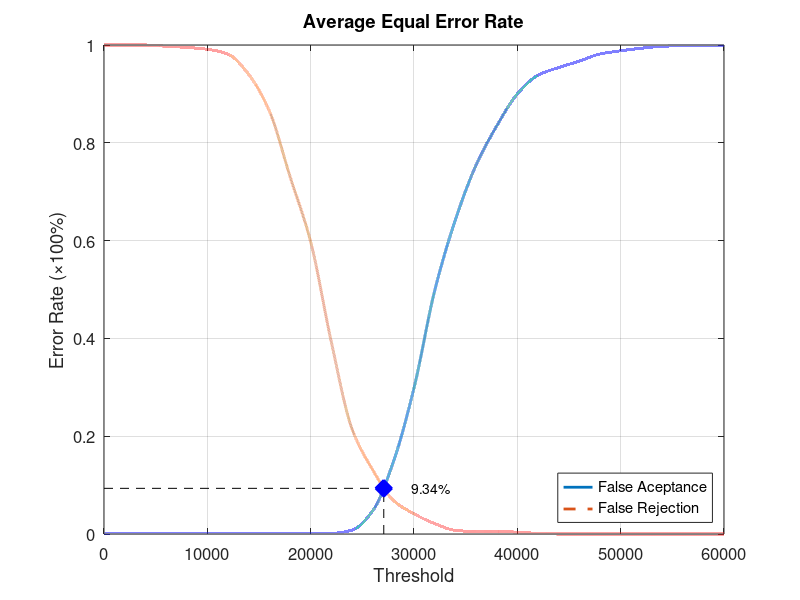
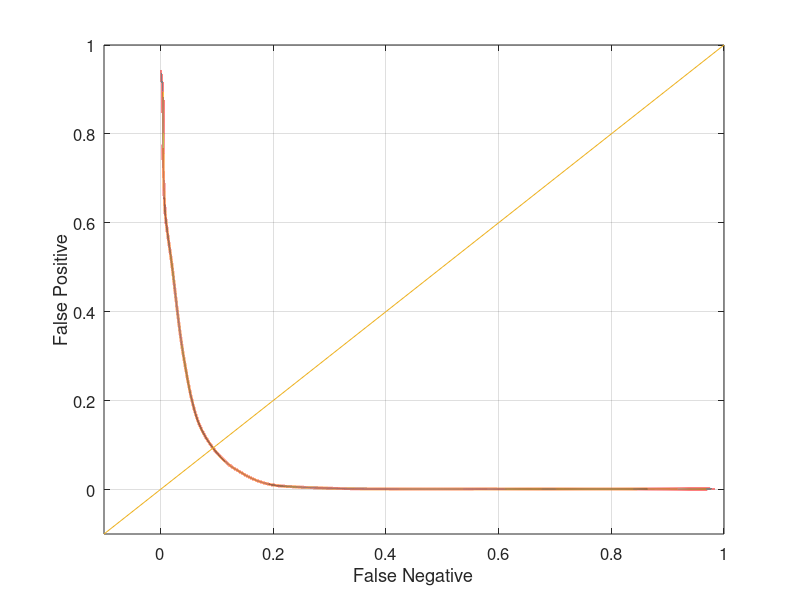

Write MATLAB code to recreate these figures, in order.
function yEER = Experiment4Average
close all;
clear;
clc;
x = 0:2000:60000;
xq = 0:0.5:60000;

y0 = [0 0.00131579 0.00131579 0.00131579 0.00131579 0.00131579 0.00131579 0.00131579 0.00131579 0.00131579 0.00131579 0.00131579 0.00789474 0.0473684 0.147368 0.298684 0.497368 0.642105 0.753947 0.834211 0.9 0.938158 0.953947 0.967105 0.981579 0.988158 0.993421 0.997368 0.998684 0.998684 1];
yy0 = interp1(x, y0, xq, 'pchip');
y1 = [1 1 1 0.9975 0.995 0.99125 0.98125 0.94 0.865 0.73125 0.5975 0.3925 0.215 0.13125 0.06875 0.04125 0.02125 0.0075 0.005 0.005 0.00375 0.00125 0 0 0 0 0 0 0 0 0];
yy1 = interp1(x, y1, xq, 'pchip');

% Calculating EER: 
y2 = abs(y0 - y1);
find(y2 == min(y2))
yy2 = abs(yy0 - yy1);
xEER = find(yy2 == min(yy2));
xEERIndex = xq(xEER) % X-axis EER
yEER = yy0(xEER) % Y-axis EER

main = figure
plot(xq, yy0,'-','LineWidth', 2);	hold on
plot(xq, yy1,'--','LineWidth', 2);	hold on
plot([xEERIndex xEERIndex], [0 yEER], 'k--');	hold on
plot([0 xEERIndex], [yEER yEER], 'k--');	hold on
plot(xEERIndex, yEER, 'bx', 'LineWidth', 10);	hold on
text(xEERIndex + 10 * xEERIndex / 100, yEER, [num2str(round((10000 * yEER)) / 100) '%'])
legend('False Aceptance', 'False Rejection', 'Location', 'SouthEast')
xlabel('Threshold')
ylabel('Error Rate (\times100%)')
title('Average Equal Error Rate')
set(gca, 'FontSize', 12)
axis([0 60000 0 1])
grid on

print(main, 'Experiment4AverageMain', '-dpng');
FNRxFPR = figure('Color', [1 1 1]);
plot(yy1, yy0, '-', yy1, yy0, 'LineWidth', 2);
hold on
y = -0.1:0.1:1
plot(y, y); 
set(gca, 'FontSize', 12)
xlabel('False Negative')
ylabel('False Positive')
axis([-0.1 1 -0.1 1])
set(gca, 'FontSize', 12)
grid on

print(FNRxFPR, 'Experiment4AverageFNRxFPR','-dpng');
end
